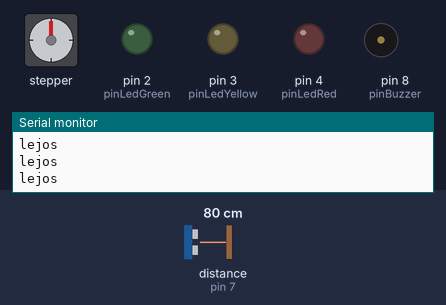
This sketch was run on a simulated Arduino Uno, built with avr-gcc and run on an emulated ATmega328P. Shown: stepper motor, output pins drawn as LEDs (lit = HIGH), buzzer (waves = sounding), the last lines printed to the serial monitor. Wiring (inferred from the names in the program): ultrasonic range finder: trigger pin 6; echo pin 7. The test bench sets the inputs (shaded band); at power-on: distance to the obstacle (sensor on pin 7) 80 cm. The echo pulse lasts 58.3 µs per cm; stepper angles assume 200 steps per turn; pins used as bus, display or sensor lines are not drawn.

Above: at 1.2 s.
1.3 s: distance to the obstacle (sensor on pin 7) set to 55 cm
2.8 s: distance to the obstacle (sensor on pin 7) set to 47 cm
At 3.4 s:
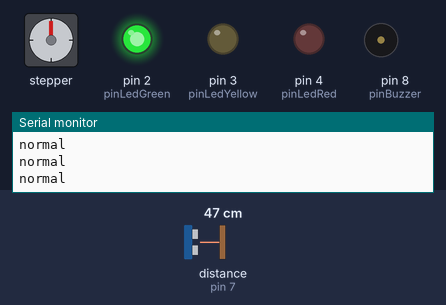
4.3 s: distance to the obstacle (sensor on pin 7) set to 34 cm
5.8 s: distance to the obstacle (sensor on pin 7) set to 27 cm
At 6.7 s:
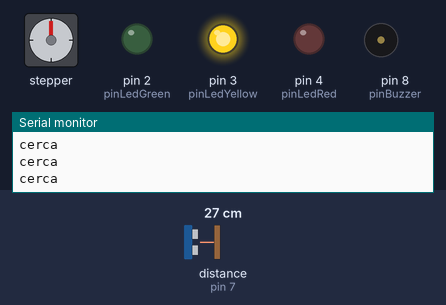
7.3 s: distance to the obstacle (sensor on pin 7) set to 12 cm
8.8 s: distance to the obstacle (sensor on pin 7) set to 9 cm
At 10.4 s:
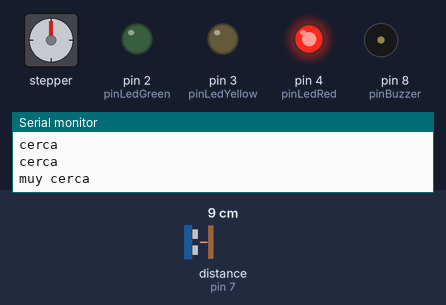
At 11.8 s:
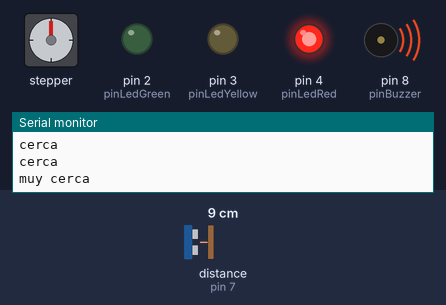
Timing chart, 0 to 12.8 s (numbered marks = the images above; inputs shaded):
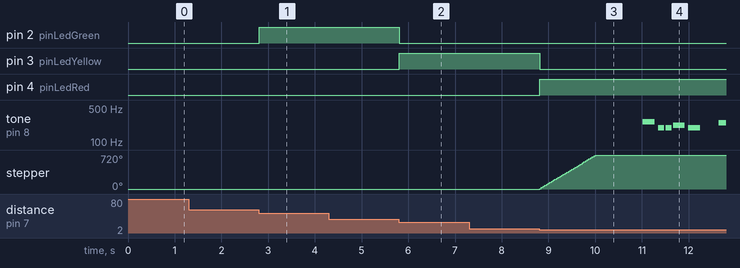

The sketch:

FlorTecnologica.ino
```cpp
#include <Stepper.h>
double distance;
int pinTrigger=6;
int pinEcho=7;
int pinLedGreen=2;
int pinLedYellow=3;
int pinLedRed=4;
int pinBuzzer=8;
int pinStep1=10;
int pinStep2=11;
int pinStep3=12;
int pinStep4=13;
double dist1=10;
double dist2=30;
double dist3=50;

#define STEPSV 200
#define SPEED 100
#define NOTE_C4  262
#define NOTE_G3  196
#define NOTE_A3  220
#define NOTE_B3  247
#define NOTE_C4  262


Stepper stepper_1(STEPSV,pinStep1,pinStep3,pinStep2,pinStep4);

double fnc_ultrasonic_distance(int _t, int _e){
  double dur=0;
  digitalWrite(_t, LOW);
  delayMicroseconds(2);
  digitalWrite(_t, HIGH);
  delayMicroseconds(10);
  digitalWrite(_t, LOW);
  dur = pulseIn(_e, HIGH);
  return (dur / 29.0 / 2.0);
}

// notes in the melody:
int melody[] = {
  NOTE_C4, NOTE_G3, NOTE_G3, NOTE_A3, NOTE_G3, 0, NOTE_B3, NOTE_C4
};

// note durations: 4 = quarter note, 8 = eighth note, etc.:
int noteDurations[] = {
  4, 8, 8, 4, 4, 4, 4, 4
};

void playMusic(){
  for (int thisNote = 0; thisNote < 8; thisNote++) {
    int noteDuration = 1000 / noteDurations[thisNote];
    tone(pinBuzzer, melody[thisNote], noteDuration);

    int pauseBetweenNotes = noteDuration * 1.30;
    delay(pauseBetweenNotes);
    noTone(pinBuzzer);
  }
}

void setup()
{
  Serial.begin(9600);
  stepper_1.setSpeed(SPEED);
  pinMode(pinTrigger, OUTPUT);
  pinMode(pinEcho, INPUT);
  pinMode(pinLedGreen, OUTPUT);
  pinMode(pinLedYellow, OUTPUT);
  pinMode(pinLedRed, OUTPUT);
  pinMode(pinBuzzer, OUTPUT);
      //stepper_1.step(-200);

}


void loop()
{
    distance = fnc_ultrasonic_distance(pinTrigger,pinEcho);
    if (distance<=dist1){
      Serial.println("muy cerca");
      digitalWrite(pinLedGreen, LOW);
      digitalWrite(pinLedYellow, LOW);
      digitalWrite(pinLedRed, HIGH);
      //stepper_1.setSpeed(500);
      stepper_1.step(400);
      delay(1000);
      playMusic();
      stepper_1.step(-400);
      delay(1000);

    } else {
      //stepper_1.setSpeed(0);
      if (distance<dist2){
        Serial.println("cerca");
        digitalWrite(pinLedGreen, LOW);
        digitalWrite(pinLedYellow, HIGH);
        digitalWrite(pinLedRed, LOW);
      }
      if (distance>=dist2 && distance<dist3){
        Serial.println("normal");
        digitalWrite(pinLedGreen, HIGH);
        digitalWrite(pinLedYellow, LOW);
        digitalWrite(pinLedRed, LOW);
      }
      if(distance>=dist3){
        Serial.println("lejos");
        digitalWrite(pinLedGreen, LOW);
        digitalWrite(pinLedYellow, LOW);
        digitalWrite(pinLedRed, LOW);
      }
   }
}
```

Measured:
- the behaviour switches between 51 and 50 cm on distance to the obstacle (sensor on pin 7) (found by bisection; images 0 and 1)
- the behaviour switches between 31 and 30 cm on distance to the obstacle (sensor on pin 7) (found by bisection; images 1 and 2)
- the behaviour switches between 11 and 10 cm on distance to the obstacle (sensor on pin 7) (found by bisection; images 2 and 3)
- after the input at 2.8 s, pin 2 (pinLedGreen): LOW → HIGH at once
- after the input at 5.8 s, pin 2 (pinLedGreen): HIGH → LOW at once; pin 3 (pinLedYellow): LOW → HIGH at once
- after the input at 8.8 s, pin 3 (pinLedYellow): HIGH → LOW at once; pin 4 (pinLedRed): LOW → HIGH at once; tone on pin 8 (pinBuzzer): plays 262 Hz for 0.25 s, 196 Hz for 0.13 s, 196 Hz for 0.13 s, 220 Hz for 0.25 s, 196 Hz for 0.25 s, 247 Hz for 0.15 s, starting after 2.2 s; stepper: turns 720° clockwise in 1.2 s, starting at once
